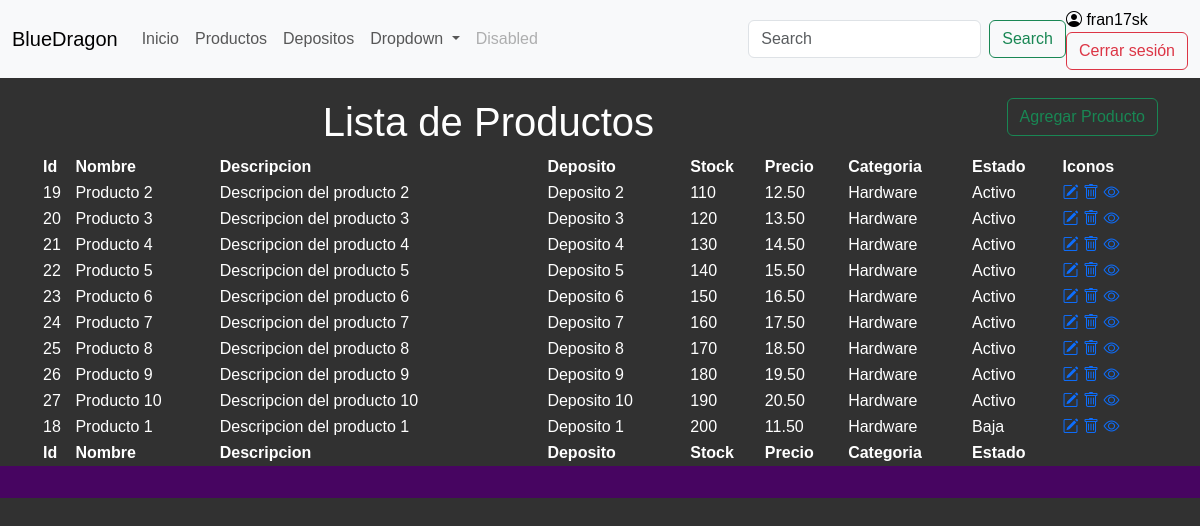
/productos/ (signed in), run on an earlier commit of the app's database.
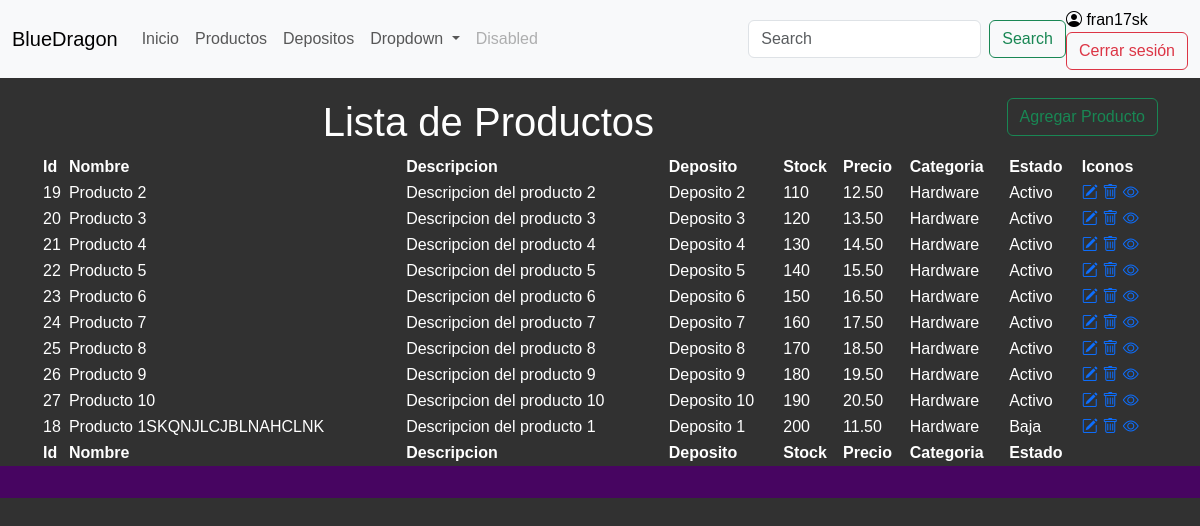
And on a later commit of the database.
### mi_aplicacion/models.py (models this page shows, shortened)
class ProductoPorDeposito(models.Model):
    deposito = models.ForeignKey(Deposito, on_delete=models.CASCADE)
    producto = models.ForeignKey(Producto, on_delete=models.CASCADE)
    cantidad = models.IntegerField()
    fecha_ingreso = models.DateField(blank=True, null=True)
    estado = models.CharField(max_length=255, blank=True, null=True)
    stock_actual = models.IntegerField(blank=True, null=True)

class Producto(models.Model):
    nombre = models.CharField(max_length=255)
    descripcion = models.TextField(blank=True, null=True)
    precio = models.DecimalField(max_digits=10, decimal_places=2, blank=True, null=True)
    categoria = models.CharField(max_length=255, blank=True, null=True)
    estado = models.CharField(max_length=255, blank=True, null=True)

class Deposito(models.Model):
    nombre = models.CharField(max_length=255)
    direccion = models.CharField(max_length=255)
    telefono = models.CharField(max_length=255, blank=True, null=True)
    email = models.EmailField(blank=True, null=True)
    estado = models.CharField(max_length=255, blank=True, null=True)
    capacidad_maxima = models.IntegerField(blank=True, null=True)
    localidad = models.ForeignKey(Localidad, on_delete=models.SET_NULL, null=True, blank=True)

### mi_aplicacion/views.py (the view)
# urls.py: path('productos/', ProductoListView.as_view(), name='producto_list'),
class ProductoListView(LoginRequiredMixin,ListView):
    model = Producto
    template_name = 'productos/producto_list.html'
    context_object_name = 'productos'
    login_url = '../accounts/login/'
    def get_context_data(self, **kwargs):
        context = super().get_context_data(**kwargs)
        context['user'] = self.request.user
        context['depositos'] = Deposito.objects.all()
        context['productos_por_deposito'] = ProductoPorDeposito.objects.all()
        return context

### mi_aplicacion/templates/productos/producto_list.html (shortened to what the changed rows need)
<!DOCTYPE html>
<html lang="es">
<head>
    <link rel="stylesheet" href="https://cdn.jsdelivr.net/npm/bootstrap@5.3.3/dist/css/bootstrap.min.css">
    <link rel="stylesheet" href="https://cdn.jsdelivr.net/npm/bootstrap-icons@1.11.3/font/bootstrap-icons.min.css">
    <link rel="stylesheet" href="https://cdn.datatables.net/2.1.3/css/dataTables.dataTables.css">
    <link rel="stylesheet" href="https://cdn.jsdelivr.net/npm/bootstrap-icons@1.11.3/font/bootstrap-icons.min.css">
</head>
<body>
    <div class="container body">
        <div class="encabezado">
          <h1>Lista de Productos</h1>
        </div>
        <div class="">
            <table id="example" class="display" style="width:100%">
                <thead>
                    <tr>
                        <th>Id</th>
                        <th>Nombre</th>
                        <th>Descripcion</th>
                        <th>Deposito</th>
                        <th>Stock</th>
                        <th>Precio</th>
                        <th>Categoria</th>
                        <th>Estado</th>
                        <th>Iconos</th>
                    </tr>
                </thead>
                <tbody>
                    {% for item in productos_por_deposito %}
                    <tr>
                        <td>{{item.producto.id}}</td>
                        <td>{{item.producto.nombre}}</td>
                        <td>{{item.producto.descripcion}}</td>
                        <td>{{item.deposito.nombre}}</td>
                        <td>{{item.cantidad}}</td>
                        <td>{{item.producto.precio}}</td>
                        <td>{{item.producto.categoria}}</td>
                        <td>{{item.producto.estado}}</td>
                        <td><a href="{% url 'producto_update' item.producto.pk %}"><i class="bi bi-pencil-square"></i></a>
                            <a href="{% url 'producto_delete' item.producto.pk %}"><i class="bi bi-trash"></i></a>
                            <a href="{% url 'producto_detail' item.producto.pk %}"><i class="bi bi-eye"></i></a></td>
                    </tr>
                    {% empty %}
                <p>No hay productos disponibles.</p>
                {% endfor %}
                </tbody>
                <tfoot>
                    <tr>
                        <th>Id</th>
                        <th>Nombre</th>
                        <th>Descripcion</th>
                        <th>Deposito</th>
                        <th>Stock</th>
                        <th>Precio</th>
                        <th>Categoria</th>
                        <th>Estado</th>
                    </tr>
                </tfoot>
            </table>
        </div>
    </div>
</body>
</html>

What changed in the data, as far as the page shows it:
changed through a linked row, ProductoPorDeposito "Descripcion del producto 1": producto.nombre "Producto 1" → "Producto 1SKQNJLCJBLNAHCLNK"
